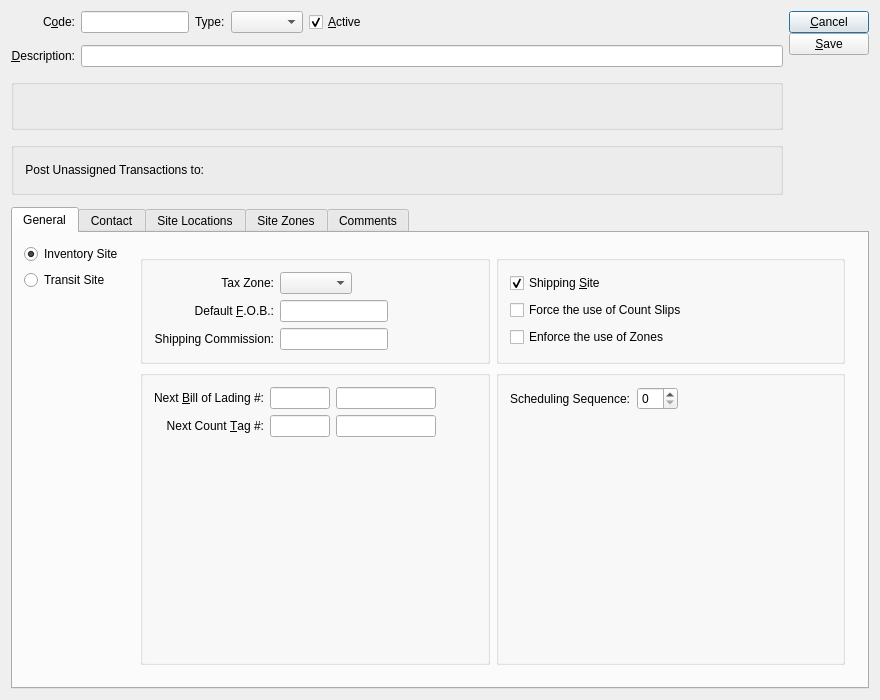
<?xml version="1.0" encoding="UTF-8"?>
<ui version="4.0">
 <comment>This file is part of the xTuple ERP: PostBooks Edition, a free and
open source Enterprise Resource Planning software suite,
Copyright (c) 1999-2018 by OpenMFG LLC, d/b/a xTuple.
It is licensed to you under the Common Public Attribution License
version 1.0, the full text of which (including xTuple-specific Exhibits)
is available at www.xtuple.com/CPAL.  By using this software, you agree
to be bound by its terms.</comment>
 <class>warehouse</class>
 <widget class="QDialog" name="warehouse">
  <property name="geometry">
   <rect>
    <x>0</x>
    <y>0</y>
    <width>880</width>
    <height>700</height>
   </rect>
  </property>
  <property name="windowTitle">
   <string>Site</string>
  </property>
  <layout class="QGridLayout" name="gridLayout_9">
   <item row="0" column="0">
    <layout class="QGridLayout" name="gridLayout_3">
     <property name="verticalSpacing">
      <number>12</number>
     </property>
     <item row="0" column="0">
      <widget class="QLabel" name="_codeLit">
       <property name="text">
        <string>C&amp;ode:</string>
       </property>
       <property name="alignment">
        <set>Qt::AlignRight|Qt::AlignTrailing|Qt::AlignVCenter</set>
       </property>
       <property name="buddy">
        <cstring>_code</cstring>
       </property>
      </widget>
     </item>
     <item row="0" column="1">
      <widget class="XLineEdit" name="_code">
       <property name="sizePolicy">
        <sizepolicy hsizetype="Preferred" vsizetype="Fixed">
         <horstretch>0</horstretch>
         <verstretch>0</verstretch>
        </sizepolicy>
       </property>
      </widget>
     </item>
     <item row="0" column="2">
      <widget class="QLabel" name="_sitetypeLit">
       <property name="text">
        <string>Type:</string>
       </property>
       <property name="buddy">
        <cstring>_sitetype</cstring>
       </property>
      </widget>
     </item>
     <item row="0" column="3">
      <widget class="XComboBox" name="_sitetype">
       <property name="allowNull">
        <bool>false</bool>
       </property>
       <property name="type">
        <enum>XComboBox::SiteTypes</enum>
       </property>
      </widget>
     </item>
     <item row="0" column="4">
      <widget class="QCheckBox" name="_active">
       <property name="text">
        <string>&amp;Active</string>
       </property>
       <property name="checked">
        <bool>true</bool>
       </property>
      </widget>
     </item>
     <item row="0" column="5">
      <spacer>
       <property name="orientation">
        <enum>Qt::Horizontal</enum>
       </property>
       <property name="sizeType">
        <enum>QSizePolicy::Expanding</enum>
       </property>
       <property name="sizeHint" stdset="0">
        <size>
         <width>78</width>
         <height>19</height>
        </size>
       </property>
      </spacer>
     </item>
     <item row="0" column="6" rowspan="4">
      <layout class="QVBoxLayout">
       <property name="spacing">
        <number>0</number>
       </property>
       <item>
        <layout class="QVBoxLayout">
         <property name="spacing">
          <number>0</number>
         </property>
         <item>
          <widget class="QPushButton" name="_close">
           <property name="enabled">
            <bool>true</bool>
           </property>
           <property name="text">
            <string>&amp;Cancel</string>
           </property>
          </widget>
         </item>
         <item>
          <widget class="QPushButton" name="_save">
           <property name="text">
            <string>&amp;Save</string>
           </property>
           <property name="autoDefault">
            <bool>true</bool>
           </property>
           <property name="default">
            <bool>false</bool>
           </property>
          </widget>
         </item>
        </layout>
       </item>
       <item>
        <spacer>
         <property name="orientation">
          <enum>Qt::Vertical</enum>
         </property>
         <property name="sizeHint" stdset="0">
          <size>
           <width>20</width>
           <height>20</height>
          </size>
         </property>
        </spacer>
       </item>
      </layout>
     </item>
     <item row="1" column="0">
      <widget class="QLabel" name="_descriptionLit">
       <property name="text">
        <string>&amp;Description:</string>
       </property>
       <property name="alignment">
        <set>Qt::AlignRight|Qt::AlignTrailing|Qt::AlignVCenter</set>
       </property>
       <property name="buddy">
        <cstring>_description</cstring>
       </property>
      </widget>
     </item>
     <item row="1" column="1" colspan="5">
      <widget class="XLineEdit" name="_description"/>
     </item>
     <item row="2" column="0" colspan="6">
      <widget class="QGroupBox" name="_addressGroup">
       <property name="title">
        <string/>
       </property>
       <layout class="QGridLayout" name="gridLayout">
        <item row="0" column="0">
         <widget class="AddressCluster" name="_address"/>
        </item>
        <item row="0" column="1">
         <spacer name="horizontalSpacer_9">
          <property name="orientation">
           <enum>Qt::Horizontal</enum>
          </property>
          <property name="sizeHint" stdset="0">
           <size>
            <width>40</width>
            <height>20</height>
           </size>
          </property>
         </spacer>
        </item>
       </layout>
      </widget>
     </item>
     <item row="3" column="0" colspan="6">
      <widget class="QGroupBox" name="_accountGroup">
       <property name="title">
        <string/>
       </property>
       <layout class="QGridLayout" name="gridLayout_14">
        <item row="0" column="0">
         <widget class="QLabel" name="_accountLit">
          <property name="text">
           <string>Post Unassigned Transactions to:</string>
          </property>
          <property name="alignment">
           <set>Qt::AlignRight|Qt::AlignTrailing|Qt::AlignVCenter</set>
          </property>
          <property name="buddy">
           <cstring>_save</cstring>
          </property>
         </widget>
        </item>
        <item row="0" column="1">
         <widget class="GLCluster" name="_account"/>
        </item>
        <item row="0" column="2">
         <spacer name="horizontalSpacer_5">
          <property name="orientation">
           <enum>Qt::Horizontal</enum>
          </property>
          <property name="sizeHint" stdset="0">
           <size>
            <width>78</width>
            <height>22</height>
           </size>
          </property>
         </spacer>
        </item>
       </layout>
      </widget>
     </item>
     <item row="4" column="0" colspan="7">
      <widget class="QTabWidget" name="_tab">
       <property name="currentIndex">
        <number>0</number>
       </property>
       <widget class="QWidget" name="_generalTab">
        <attribute name="title">
         <string>General</string>
        </attribute>
        <layout class="QGridLayout" name="gridLayout_11">
         <item row="0" column="1">
          <widget class="QStackedWidget" name="_whsTypeStack">
           <property name="currentIndex">
            <number>0</number>
           </property>
           <widget class="QWidget" name="_standardWhsStack">
            <layout class="QGridLayout" name="gridLayout_15">
             <item row="0" column="0">
              <widget class="QGroupBox" name="_defaultGroup">
               <property name="title">
                <string/>
               </property>
               <layout class="QGridLayout" name="gridLayout_8">
                <item row="2" column="0">
                 <widget class="QLabel" name="_shipcommlit">
                  <property name="text">
                   <string>Shipping Commission:</string>
                  </property>
                  <property name="alignment">
                   <set>Qt::AlignRight|Qt::AlignTrailing|Qt::AlignVCenter</set>
                  </property>
                 </widget>
                </item>
                <item row="0" column="0">
                 <widget class="QLabel" name="_taxzoneLit">
                  <property name="text">
                   <string>Tax Zone:</string>
                  </property>
                  <property name="alignment">
                   <set>Qt::AlignRight|Qt::AlignTrailing|Qt::AlignVCenter</set>
                  </property>
                 </widget>
                </item>
                <item row="0" column="1">
                 <layout class="QHBoxLayout" name="horizontalLayout_2">
                  <item>
                   <widget class="XComboBox" name="_taxzone">
                    <property name="allowNull">
                     <bool>true</bool>
                    </property>
                    <property name="nullStr">
                     <string>None</string>
                    </property>
                    <property name="type">
                     <enum>XComboBox::TaxZones</enum>
                    </property>
                   </widget>
                  </item>
                  <item>
                   <spacer>
                    <property name="orientation">
                     <enum>Qt::Horizontal</enum>
                    </property>
                    <property name="sizeType">
                     <enum>QSizePolicy::MinimumExpanding</enum>
                    </property>
                    <property name="sizeHint" stdset="0">
                     <size>
                      <width>0</width>
                      <height>17</height>
                     </size>
                    </property>
                   </spacer>
                  </item>
                 </layout>
                </item>
                <item row="1" column="0">
                 <widget class="QLabel" name="_defaultFOBLit">
                  <property name="text">
                   <string>Default &amp;F.O.B.:</string>
                  </property>
                  <property name="alignment">
                   <set>Qt::AlignRight|Qt::AlignTrailing|Qt::AlignVCenter</set>
                  </property>
                  <property name="buddy">
                   <cstring>_defaultFOB</cstring>
                  </property>
                 </widget>
                </item>
                <item row="1" column="1">
                 <layout class="QHBoxLayout" name="horizontalLayout">
                  <item>
                   <widget class="XLineEdit" name="_defaultFOB"/>
                  </item>
                  <item>
                   <spacer name="horizontalSpacer_2">
                    <property name="orientation">
                     <enum>Qt::Horizontal</enum>
                    </property>
                    <property name="sizeHint" stdset="0">
                     <size>
                      <width>40</width>
                      <height>20</height>
                     </size>
                    </property>
                   </spacer>
                  </item>
                 </layout>
                </item>
                <item row="2" column="1">
                 <layout class="QHBoxLayout" name="horizontalLayout_3">
                  <item>
                   <widget class="XLineEdit" name="_shipcomm"/>
                  </item>
                  <item>
                   <spacer name="horizontalSpacer">
                    <property name="orientation">
                     <enum>Qt::Horizontal</enum>
                    </property>
                    <property name="sizeHint" stdset="0">
                     <size>
                      <width>40</width>
                      <height>20</height>
                     </size>
                    </property>
                   </spacer>
                  </item>
                 </layout>
                </item>
               </layout>
              </widget>
             </item>
             <item row="0" column="1">
              <widget class="QGroupBox" name="_optionsGroup">
               <property name="title">
                <string/>
               </property>
               <layout class="QGridLayout" name="gridLayout_4">
                <item row="0" column="0">
                 <widget class="QCheckBox" name="_shipping">
                  <property name="text">
                   <string>Shipping &amp;Site</string>
                  </property>
                  <property name="checked">
                   <bool>true</bool>
                  </property>
                 </widget>
                </item>
                <item row="1" column="0">
                 <widget class="QCheckBox" name="_useSlips">
                  <property name="text">
                   <string>Force the use of Count Slips</string>
                  </property>
                 </widget>
                </item>
                <item row="2" column="0">
                 <widget class="QCheckBox" name="_useZones">
                  <property name="text">
                   <string>Enforce the use of Zones</string>
                  </property>
                 </widget>
                </item>
               </layout>
              </widget>
             </item>
             <item row="1" column="0">
              <widget class="QGroupBox" name="_numberGroup">
               <property name="title">
                <string/>
               </property>
               <layout class="QGridLayout" name="gridLayout_7">
                <item row="0" column="0">
                 <layout class="QVBoxLayout" name="verticalLayout">
                  <item>
                   <layout class="QGridLayout" name="gridLayout_5">
                    <item row="0" column="0">
                     <widget class="QLabel" name="_nextBOLNumber">
                      <property name="text">
                       <string>Next &amp;Bill of Lading #:</string>
                      </property>
                      <property name="alignment">
                       <set>Qt::AlignRight|Qt::AlignTrailing|Qt::AlignVCenter</set>
                      </property>
                      <property name="buddy">
                       <cstring>_bolPrefix</cstring>
                      </property>
                     </widget>
                    </item>
                    <item row="0" column="1">
                     <layout class="QHBoxLayout" name="horizontalLayout_8">
                      <item>
                       <widget class="XLineEdit" name="_bolPrefix">
                        <property name="sizePolicy">
                         <sizepolicy hsizetype="Fixed" vsizetype="Fixed">
                          <horstretch>0</horstretch>
                          <verstretch>0</verstretch>
                         </sizepolicy>
                        </property>
                        <property name="maximumSize">
                         <size>
                          <width>60</width>
                          <height>32767</height>
                         </size>
                        </property>
                       </widget>
                      </item>
                      <item>
                       <widget class="XLineEdit" name="_bolNumber">
                        <property name="enabled">
                         <bool>true</bool>
                        </property>
                        <property name="sizePolicy">
                         <sizepolicy hsizetype="Fixed" vsizetype="Fixed">
                          <horstretch>0</horstretch>
                          <verstretch>0</verstretch>
                         </sizepolicy>
                        </property>
                        <property name="maximumSize">
                         <size>
                          <width>100</width>
                          <height>32767</height>
                         </size>
                        </property>
                       </widget>
                      </item>
                      <item>
                       <spacer name="horizontalSpacer_6">
                        <property name="orientation">
                         <enum>Qt::Horizontal</enum>
                        </property>
                        <property name="sizeHint" stdset="0">
                         <size>
                          <width>40</width>
                          <height>20</height>
                         </size>
                        </property>
                       </spacer>
                      </item>
                     </layout>
                    </item>
                    <item row="1" column="0">
                     <widget class="QLabel" name="_nextCountTagNumberLit">
                      <property name="text">
                       <string>Next Count &amp;Tag #:</string>
                      </property>
                      <property name="alignment">
                       <set>Qt::AlignRight|Qt::AlignTrailing|Qt::AlignVCenter</set>
                      </property>
                      <property name="buddy">
                       <cstring>_countTagPrefix</cstring>
                      </property>
                     </widget>
                    </item>
                    <item row="1" column="1">
                     <layout class="QHBoxLayout" name="horizontalLayout_9">
                      <item>
                       <widget class="XLineEdit" name="_countTagPrefix">
                        <property name="sizePolicy">
                         <sizepolicy hsizetype="Fixed" vsizetype="Fixed">
                          <horstretch>0</horstretch>
                          <verstretch>0</verstretch>
                         </sizepolicy>
                        </property>
                        <property name="maximumSize">
                         <size>
                          <width>60</width>
                          <height>32767</height>
                         </size>
                        </property>
                       </widget>
                      </item>
                      <item>
                       <widget class="XLineEdit" name="_countTagNumber">
                        <property name="enabled">
                         <bool>true</bool>
                        </property>
                        <property name="sizePolicy">
                         <sizepolicy hsizetype="Fixed" vsizetype="Fixed">
                          <horstretch>0</horstretch>
                          <verstretch>0</verstretch>
                         </sizepolicy>
                        </property>
                        <property name="maximumSize">
                         <size>
                          <width>100</width>
                          <height>32767</height>
                         </size>
                        </property>
                       </widget>
                      </item>
                      <item>
                       <spacer name="horizontalSpacer_7">
                        <property name="orientation">
                         <enum>Qt::Horizontal</enum>
                        </property>
                        <property name="sizeHint" stdset="0">
                         <size>
                          <width>40</width>
                          <height>20</height>
                         </size>
                        </property>
                       </spacer>
                      </item>
                     </layout>
                    </item>
                   </layout>
                  </item>
                  <item>
                   <spacer name="verticalSpacer">
                    <property name="orientation">
                     <enum>Qt::Vertical</enum>
                    </property>
                    <property name="sizeHint" stdset="0">
                     <size>
                      <width>17</width>
                      <height>64</height>
                     </size>
                    </property>
                   </spacer>
                  </item>
                 </layout>
                </item>
               </layout>
              </widget>
             </item>
             <item row="1" column="1">
              <widget class="QGroupBox" name="_planGroup">
               <property name="title">
                <string/>
               </property>
               <layout class="QGridLayout" name="gridLayout_10">
                <item row="0" column="0">
                 <layout class="QVBoxLayout" name="verticalLayout_3">
                  <item>
                   <layout class="QHBoxLayout" name="horizontalLayout_7">
                    <item>
                     <widget class="QLabel" name="_sequenceLit">
                      <property name="text">
                       <string>Scheduling Sequence:</string>
                      </property>
                      <property name="buddy">
                       <cstring>_sitetype</cstring>
                      </property>
                     </widget>
                    </item>
                    <item>
                     <widget class="XSpinBox" name="_sequence"/>
                    </item>
                    <item>
                     <spacer name="horizontalSpacer_8">
                      <property name="orientation">
                       <enum>Qt::Horizontal</enum>
                      </property>
                      <property name="sizeHint" stdset="0">
                       <size>
                        <width>40</width>
                        <height>20</height>
                       </size>
                      </property>
                     </spacer>
                    </item>
                   </layout>
                  </item>
                  <item>
                   <spacer name="verticalSpacer_3">
                    <property name="orientation">
                     <enum>Qt::Vertical</enum>
                    </property>
                    <property name="sizeHint" stdset="0">
                     <size>
                      <width>20</width>
                      <height>40</height>
                     </size>
                    </property>
                   </spacer>
                  </item>
                 </layout>
                </item>
               </layout>
              </widget>
             </item>
            </layout>
           </widget>
           <widget class="QWidget" name="_transitWhsStack">
            <layout class="QGridLayout" name="gridLayout_12">
             <item row="0" column="0">
              <widget class="QGroupBox" name="_transitGroup">
               <property name="title">
                <string/>
               </property>
               <layout class="QGridLayout" name="gridLayout_6">
                <item row="0" column="0">
                 <widget class="QLabel" name="_shipviaLit">
                  <property name="text">
                   <string>Default Ship-Via:</string>
                  </property>
                  <property name="alignment">
                   <set>Qt::AlignRight|Qt::AlignTrailing|Qt::AlignVCenter</set>
                  </property>
                 </widget>
                </item>
                <item row="0" column="1">
                 <layout class="QHBoxLayout" name="horizontalLayout_6">
                  <item>
                   <widget class="XComboBox" name="_shipvia">
                    <property name="allowNull">
                     <bool>true</bool>
                    </property>
                    <property name="type">
                     <enum>XComboBox::ShipVias</enum>
                    </property>
                   </widget>
                  </item>
                  <item>
                   <spacer name="horizontalSpacer_3">
                    <property name="orientation">
                     <enum>Qt::Horizontal</enum>
                    </property>
                    <property name="sizeHint" stdset="0">
                     <size>
                      <width>40</width>
                      <height>20</height>
                     </size>
                    </property>
                   </spacer>
                  </item>
                 </layout>
                </item>
                <item row="2" column="0">
                 <widget class="QLabel" name="_shipformLit">
                  <property name="text">
                   <string>Default Shipping Form:</string>
                  </property>
                  <property name="alignment">
                   <set>Qt::AlignRight|Qt::AlignTrailing|Qt::AlignVCenter</set>
                  </property>
                  <property name="buddy">
                   <cstring>_shipform</cstring>
                  </property>
                 </widget>
                </item>
                <item row="2" column="1">
                 <layout class="QHBoxLayout" name="horizontalLayout_5">
                  <item>
                   <widget class="XComboBox" name="_shipform">
                    <property name="allowNull">
                     <bool>true</bool>
                    </property>
                    <property name="type">
                     <enum>XComboBox::ShippingForms</enum>
                    </property>
                    <property name="defaultCode">
                     <enum>XComboBox::None</enum>
                    </property>
                   </widget>
                  </item>
                  <item>
                   <spacer>
                    <property name="orientation">
                     <enum>Qt::Horizontal</enum>
                    </property>
                    <property name="sizeHint" stdset="0">
                     <size>
                      <width>40</width>
                      <height>20</height>
                     </size>
                    </property>
                   </spacer>
                  </item>
                 </layout>
                </item>
                <item row="3" column="0">
                 <widget class="QLabel" name="_costcatLit">
                  <property name="text">
                   <string>Default Cost Category:</string>
                  </property>
                  <property name="alignment">
                   <set>Qt::AlignRight|Qt::AlignTrailing|Qt::AlignVCenter</set>
                  </property>
                  <property name="buddy">
                   <cstring>_costcat</cstring>
                  </property>
                 </widget>
                </item>
                <item row="3" column="1">
                 <layout class="QHBoxLayout" name="horizontalLayout_4">
                  <item>
                   <widget class="XComboBox" name="_costcat">
                    <property name="allowNull">
                     <bool>true</bool>
                    </property>
                    <property name="type">
                     <enum>XComboBox::CostCategories</enum>
                    </property>
                   </widget>
                  </item>
                  <item>
                   <spacer name="horizontalSpacer_4">
                    <property name="orientation">
                     <enum>Qt::Horizontal</enum>
                    </property>
                    <property name="sizeHint" stdset="0">
                     <size>
                      <width>40</width>
                      <height>20</height>
                     </size>
                    </property>
                   </spacer>
                  </item>
                 </layout>
                </item>
                <item row="4" column="0" colspan="2">
                 <layout class="QVBoxLayout" name="verticalLayout_2">
                  <property name="spacing">
                   <number>0</number>
                  </property>
                  <item>
                   <widget class="QLabel" name="_shipcommentsLit">
                    <property name="text">
                     <string>Shipping Comments:</string>
                    </property>
                    <property name="alignment">
                     <set>Qt::AlignLeading|Qt::AlignLeft|Qt::AlignVCenter</set>
                    </property>
                   </widget>
                  </item>
                  <item>
                   <widget class="XTextEdit" name="_shipcomments"/>
                  </item>
                 </layout>
                </item>
                <item row="1" column="0">
                 <widget class="QLabel" name="_pickListLit">
                  <property name="text">
                   <string>Transfer Order Pick List:</string>
                  </property>
                  <property name="alignment">
                   <set>Qt::AlignRight|Qt::AlignTrailing|Qt::AlignVCenter</set>
                  </property>
                 </widget>
                </item>
                <item row="1" column="1">
                 <layout class="QHBoxLayout" name="horizontalLayout_10">
                  <item>
                   <widget class="XComboBox" name="_pickList">
                    <property name="allowNull">
                     <bool>true</bool>
                    </property>
                    <property name="type">
                     <enum>XComboBox::ShippingForms</enum>
                    </property>
                    <property name="defaultCode">
                     <enum>XComboBox::None</enum>
                    </property>
                   </widget>
                  </item>
                  <item>
                   <spacer name="horizontalSpacer_11">
                    <property name="orientation">
                     <enum>Qt::Horizontal</enum>
                    </property>
                    <property name="sizeHint" stdset="0">
                     <size>
                      <width>40</width>
                      <height>20</height>
                     </size>
                    </property>
                   </spacer>
                  </item>
                 </layout>
                </item>
               </layout>
              </widget>
             </item>
            </layout>
           </widget>
          </widget>
         </item>
         <item row="0" column="0">
          <layout class="QVBoxLayout" name="verticalLayout_4">
           <item>
            <widget class="QRadioButton" name="_standard">
             <property name="text">
              <string>Inventory Site</string>
             </property>
             <property name="checked">
              <bool>true</bool>
             </property>
            </widget>
           </item>
           <item>
            <widget class="QRadioButton" name="_transit">
             <property name="text">
              <string>Transit Site</string>
             </property>
            </widget>
           </item>
           <item>
            <spacer>
             <property name="orientation">
              <enum>Qt::Vertical</enum>
             </property>
             <property name="sizeHint" stdset="0">
              <size>
               <width>20</width>
               <height>0</height>
              </size>
             </property>
            </spacer>
           </item>
          </layout>
         </item>
        </layout>
       </widget>
       <widget class="QWidget" name="_contacttab">
        <attribute name="title">
         <string>Contact</string>
        </attribute>
        <layout class="QGridLayout" name="gridLayout_13">
         <item row="0" column="0">
          <widget class="QGroupBox" name="_contactGroup">
           <property name="title">
            <string/>
           </property>
           <layout class="QGridLayout" name="gridLayout_2">
            <item row="0" column="0">
             <widget class="ContactCluster" name="_contact">
              <property name="minimalLayout">
               <bool>true</bool>
              </property>
             </widget>
            </item>
            <item row="0" column="1">
             <spacer name="horizontalSpacer_10">
              <property name="orientation">
               <enum>Qt::Horizontal</enum>
              </property>
              <property name="sizeHint" stdset="0">
               <size>
                <width>40</width>
                <height>20</height>
               </size>
              </property>
             </spacer>
            </item>
           </layout>
          </widget>
         </item>
         <item row="1" column="0">
          <spacer name="verticalSpacer_2">
           <property name="orientation">
            <enum>Qt::Vertical</enum>
           </property>
           <property name="sizeHint" stdset="0">
            <size>
             <width>20</width>
             <height>133</height>
            </size>
           </property>
          </spacer>
         </item>
        </layout>
       </widget>
       <widget class="QWidget" name="_locationsTab">
        <attribute name="title">
         <string>Site Locations</string>
        </attribute>
        <layout class="QGridLayout" name="gridLayout_17">
         <item row="0" column="0">
          <widget class="QGroupBox" name="_arblGroup">
           <property name="title">
            <string>Enforce ARBL Naming Convention</string>
           </property>
           <property name="checkable">
            <bool>true</bool>
           </property>
           <layout class="QGridLayout" name="gridLayout_16">
            <item row="0" column="0">
             <widget class="QLabel" name="_aisleSizeLit">
              <property name="text">
               <string>Aisle Size:</string>
              </property>
              <property name="alignment">
               <set>Qt::AlignRight|Qt::AlignTrailing|Qt::AlignVCenter</set>
              </property>
             </widget>
            </item>
            <item row="0" column="1">
             <widget class="QSpinBox" name="_aisleSize">
              <property name="minimumSize">
               <size>
                <width>40</width>
                <height>0</height>
               </size>
              </property>
             </widget>
            </item>
            <item row="0" column="2">
             <widget class="QCheckBox" name="_aisleAlpha">
              <property name="sizePolicy">
               <sizepolicy hsizetype="Minimum" vsizetype="Minimum">
                <horstretch>0</horstretch>
                <verstretch>0</verstretch>
               </sizepolicy>
              </property>
              <property name="text">
               <string>Allow Alpha Characters</string>
              </property>
             </widget>
            </item>
            <item row="1" column="0">
             <widget class="QLabel" name="_rackSizeLit">
              <property name="text">
               <string>Rack Size:</string>
              </property>
              <property name="alignment">
               <set>Qt::AlignRight|Qt::AlignTrailing|Qt::AlignVCenter</set>
              </property>
             </widget>
            </item>
            <item row="1" column="1">
             <widget class="QSpinBox" name="_rackSize">
              <property name="minimumSize">
               <size>
                <width>40</width>
                <height>0</height>
               </size>
              </property>
             </widget>
            </item>
            <item row="1" column="2">
             <widget class="QCheckBox" name="_rackAlpha">
              <property name="sizePolicy">
               <sizepolicy hsizetype="Minimum" vsizetype="Minimum">
                <horstretch>0</horstretch>
                <verstretch>0</verstretch>
               </sizepolicy>
              </property>
              <property name="text">
               <string>Allow Alpha Characters</string>
              </property>
             </widget>
            </item>
            <item row="2" column="0">
             <widget class="QLabel" name="_binSizeLit">
              <property name="text">
               <string>Bin Size:</string>
              </property>
              <property name="alignment">
               <set>Qt::AlignRight|Qt::AlignTrailing|Qt::AlignVCenter</set>
              </property>
             </widget>
            </item>
            <item row="2" column="1">
             <widget class="QSpinBox" name="_binSize">
              <property name="minimumSize">
               <size>
                <width>40</width>
                <height>0</height>
               </size>
              </property>
             </widget>
            </item>
            <item row="2" column="2">
             <widget class="QCheckBox" name="_binAlpha">
              <property name="sizePolicy">
               <sizepolicy hsizetype="Minimum" vsizetype="Minimum">
                <horstretch>0</horstretch>
                <verstretch>0</verstretch>
               </sizepolicy>
              </property>
              <property name="text">
               <string>Allow Alpha Characters</string>
              </property>
             </widget>
            </item>
            <item row="3" column="0">
             <widget class="QLabel" name="_locationSizeLit">
              <property name="text">
               <string>Location Size:</string>
              </property>
              <property name="alignment">
               <set>Qt::AlignRight|Qt::AlignTrailing|Qt::AlignVCenter</set>
              </property>
             </widget>
            </item>
            <item row="3" column="1">
             <widget class="QSpinBox" name="_locationSize">
              <property name="minimumSize">
               <size>
                <width>40</width>
                <height>0</height>
               </size>
              </property>
             </widget>
            </item>
            <item row="3" column="2">
             <widget class="QCheckBox" name="_locationAlpha">
              <property name="sizePolicy">
               <sizepolicy hsizetype="Minimum" vsizetype="Minimum">
                <horstretch>0</horstretch>
                <verstretch>0</verstretch>
               </sizepolicy>
              </property>
              <property name="text">
               <string>Allow Alpha Characters</string>
              </property>
             </widget>
            </item>
            <item row="1" column="3">
             <spacer>
              <property name="orientation">
               <enum>Qt::Horizontal</enum>
              </property>
              <property name="sizeHint" stdset="0">
               <size>
                <width>248</width>
                <height>20</height>
               </size>
              </property>
             </spacer>
            </item>
           </layout>
          </widget>
         </item>
         <item row="1" column="0">
          <spacer>
           <property name="orientation">
            <enum>Qt::Vertical</enum>
           </property>
           <property name="sizeHint" stdset="0">
            <size>
             <width>20</width>
             <height>40</height>
            </size>
           </property>
          </spacer>
         </item>
        </layout>
       </widget>
       <widget class="QWidget" name="_zonesTab">
        <attribute name="title">
         <string>Site Zones</string>
        </attribute>
        <layout class="QGridLayout" name="gridLayout_18">
         <item row="0" column="0">
          <layout class="QHBoxLayout">
           <property name="spacing">
            <number>8</number>
           </property>
           <item>
            <widget class="XTreeWidget" name="_whsezone">
             <property name="sizePolicy">
              <sizepolicy hsizetype="Expanding" vsizetype="Expanding">
               <horstretch>0</horstretch>
               <verstretch>0</verstretch>
              </sizepolicy>
             </property>
             <property name="minimumSize">
              <size>
               <width>0</width>
               <height>100</height>
              </size>
             </property>
             <property name="columnCount">
              <number>0</number>
             </property>
            </widget>
           </item>
           <item>
            <layout class="QVBoxLayout">
             <property name="spacing">
              <number>0</number>
             </property>
             <item>
              <widget class="QPushButton" name="_new">
               <property name="text">
                <string>&amp;New</string>
               </property>
              </widget>
             </item>
             <item>
              <widget class="QPushButton" name="_edit">
               <property name="enabled">
                <bool>false</bool>
               </property>
               <property name="text">
                <string>&amp;Edit</string>
               </property>
              </widget>
             </item>
             <item>
              <widget class="QPushButton" name="_delete">
               <property name="enabled">
                <bool>false</bool>
               </property>
               <property name="text">
                <string>&amp;Delete</string>
               </property>
              </widget>
             </item>
             <item>
              <spacer>
               <property name="orientation">
                <enum>Qt::Vertical</enum>
               </property>
               <property name="sizeType">
                <enum>QSizePolicy::Expanding</enum>
               </property>
               <property name="sizeHint" stdset="0">
                <size>
                 <width>20</width>
                 <height>0</height>
                </size>
               </property>
              </spacer>
             </item>
            </layout>
           </item>
          </layout>
         </item>
        </layout>
       </widget>
       <widget class="QWidget" name="_commentsTab">
        <attribute name="title">
         <string>Comments</string>
        </attribute>
        <layout class="QGridLayout" name="gridLayout_19">
         <item row="0" column="0">
          <widget class="Comments" name="_comments">
           <property name="type">
            <enum>Comments::Warehouse</enum>
           </property>
          </widget>
         </item>
        </layout>
       </widget>
      </widget>
     </item>
    </layout>
   </item>
  </layout>
 </widget>
 <layoutdefault spacing="6" margin="11"/>
 <customwidgets>
  <customwidget>
   <class>AddressCluster</class>
   <extends>QWidget</extends>
   <header>addresscluster.h</header>
  </customwidget>
  <customwidget>
   <class>Comments</class>
   <extends>QWidget</extends>
   <header>comments.h</header>
  </customwidget>
  <customwidget>
   <class>ContactCluster</class>
   <extends>QWidget</extends>
   <header>contactcluster.h</header>
  </customwidget>
  <customwidget>
   <class>GLCluster</class>
   <extends>QWidget</extends>
   <header>glcluster.h</header>
  </customwidget>
  <customwidget>
   <class>XComboBox</class>
   <extends>QComboBox</extends>
   <header>xcombobox.h</header>
  </customwidget>
  <customwidget>
   <class>XLineEdit</class>
   <extends>QLineEdit</extends>
   <header>xlineedit.h</header>
   <container>1</container>
  </customwidget>
  <customwidget>
   <class>XSpinBox</class>
   <extends>QSpinBox</extends>
   <header>xspinbox.h</header>
  </customwidget>
  <customwidget>
   <class>XTreeWidget</class>
   <extends>QTreeWidget</extends>
   <header>xtreewidget.h</header>
   <container>1</container>
  </customwidget>
  <customwidget>
   <class>XTextEdit</class>
   <extends>QTextEdit</extends>
   <header>xtextedit.h</header>
  </customwidget>
 </customwidgets>
 <tabstops>
  <tabstop>_code</tabstop>
  <tabstop>_sitetype</tabstop>
  <tabstop>_active</tabstop>
  <tabstop>_description</tabstop>
  <tabstop>_account</tabstop>
  <tabstop>_bolPrefix</tabstop>
  <tabstop>_bolNumber</tabstop>
  <tabstop>_countTagPrefix</tabstop>
  <tabstop>_countTagNumber</tabstop>
  <tabstop>_shipping</tabstop>
  <tabstop>_useSlips</tabstop>
  <tabstop>_useZones</tabstop>
  <tabstop>_taxzone</tabstop>
  <tabstop>_defaultFOB</tabstop>
  <tabstop>_tab</tabstop>
  <tabstop>_shipform</tabstop>
  <tabstop>_shipcomments</tabstop>
  <tabstop>_arblGroup</tabstop>
  <tabstop>_aisleSize</tabstop>
  <tabstop>_aisleAlpha</tabstop>
  <tabstop>_rackSize</tabstop>
  <tabstop>_rackAlpha</tabstop>
  <tabstop>_binSize</tabstop>
  <tabstop>_binAlpha</tabstop>
  <tabstop>_locationSize</tabstop>
  <tabstop>_locationAlpha</tabstop>
  <tabstop>_whsezone</tabstop>
  <tabstop>_new</tabstop>
  <tabstop>_edit</tabstop>
  <tabstop>_delete</tabstop>
  <tabstop>_save</tabstop>
  <tabstop>_close</tabstop>
 </tabstops>
 <resources/>
 <connections>
  <connection>
   <sender>_close</sender>
   <signal>clicked()</signal>
   <receiver>warehouse</receiver>
   <slot>reject()</slot>
   <hints>
    <hint type="sourcelabel">
     <x>20</x>
     <y>20</y>
    </hint>
    <hint type="destinationlabel">
     <x>20</x>
     <y>20</y>
    </hint>
   </hints>
  </connection>
 </connections>
</ui>
